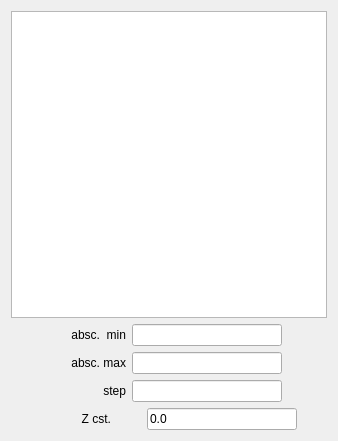
                     <widget class="QWidget" name="scrollAreaWidgetContents_2">
                      <property name="geometry">
                       <rect>
                        <x>0</x>
                        <y>0</y>
                        <width>338</width>
                        <height>441</height>
                       </rect>
                      </property>
                      <layout class="QGridLayout" name="gridLayout_35">
                       <item row="0" column="0">
                        <widget class="QTextEdit" name="Reg2DCurve_function_textEdit">
                         <property name="sizePolicy">
                          <sizepolicy hsizetype="Expanding" vsizetype="MinimumExpanding">
                           <horstretch>0</horstretch>
                           <verstretch>0</verstretch>
                          </sizepolicy>
                         </property>
                        </widget>
                       </item>
                       <item row="1" column="0">
                        <layout class="QGridLayout" name="gridLayout_25">
                         <item row="0" column="0">
                          <layout class="QHBoxLayout" name="horizontalLayout_28">
                           <item>
                            <widget class="QLabel" name="label_regmin_1">
                             <property name="maximumSize">
                              <size>
                               <width>70</width>
                               <height>16777215</height>
                              </size>
                             </property>
                             <property name="toolTip">
                              <string>Minimum value of the Abscissa to plot</string>
                             </property>
                             <property name="layoutDirection">
                              <enum>Qt::LeftToRight</enum>
                             </property>
                             <property name="text">
                              <string>absc.  min</string>
                             </property>
                             <property name="alignment">
                              <set>Qt::AlignRight|Qt::AlignTrailing|Qt::AlignVCenter</set>
                             </property>
                            </widget>
                           </item>
                           <item>
                            <widget class="QLineEdit" name="Reg2DCurve_min">
                             <property name="sizePolicy">
                              <sizepolicy hsizetype="Fixed" vsizetype="Fixed">
                               <horstretch>0</horstretch>
                               <verstretch>0</verstretch>
                              </sizepolicy>
                             </property>
                             <property name="minimumSize">
                              <size>
                               <width>40</width>
                               <height>0</height>
                              </size>
                             </property>
                             <property name="maximumSize">
                              <size>
                               <width>150</width>
                               <height>16777215</height>
                              </size>
                             </property>
                             <property name="text">
                              <string/>
                             </property>
                             <property name="maxLength">
                              <number>32769</number>
                             </property>
                            </widget>
                           </item>
                          </layout>
                         </item>
                         <item row="1" column="0">
                          <layout class="QHBoxLayout" name="horizontalLayout_29">
                           <item>
                            <widget class="QLabel" name="label_regmax_1">
                             <property name="maximumSize">
                              <size>
                               <width>70</width>
                               <height>16777215</height>
                              </size>
                             </property>
                             <property name="toolTip">
                              <string>Maximum value of the Abscissa to plot</string>
                             </property>
                             <property name="layoutDirection">
                              <enum>Qt::LeftToRight</enum>
                             </property>
                             <property name="text">
                              <string>absc. max</string>
                             </property>
                             <property name="alignment">
                              <set>Qt::AlignRight|Qt::AlignTrailing|Qt::AlignVCenter</set>
                             </property>
                            </widget>
                           </item>
                           <item>
                            <widget class="QLineEdit" name="Reg2DCurve_max">
                             <property name="sizePolicy">
                              <sizepolicy hsizetype="Fixed" vsizetype="Fixed">
                               <horstretch>0</horstretch>
                               <verstretch>0</verstretch>
                              </sizepolicy>
                             </property>
                             <property name="minimumSize">
                              <size>
                               <width>40</width>
                               <height>0</height>
                              </size>
                             </property>
                             <property name="maximumSize">
                              <size>
                               <width>150</width>
                               <height>16777215</height>
                              </size>
                             </property>
                             <property name="text">
                              <string/>
                             </property>
                             <property name="maxLength">
                              <number>32769</number>
                             </property>
                            </widget>
                           </item>
                          </layout>
                         </item>
                         <item row="2" column="0">
                          <layout class="QHBoxLayout" name="horizontalLayout_30">
                           <item>
                            <widget class="QLabel" name="label_regstep_1">
                             <property name="maximumSize">
                              <size>
                               <width>70</width>
                               <height>16777215</height>
                              </size>
                             </property>
                             <property name="layoutDirection">
                              <enum>Qt::LeftToRight</enum>
                             </property>
                             <property name="text">
                              <string>step</string>
                             </property>
                             <property name="alignment">
                              <set>Qt::AlignRight|Qt::AlignTrailing|Qt::AlignVCenter</set>
                             </property>
                            </widget>
                           </item>
                           <item>
                            <widget class="QLineEdit" name="Reg2DCurve_step">
                             <property name="sizePolicy">
                              <sizepolicy hsizetype="Fixed" vsizetype="Fixed">
                               <horstretch>0</horstretch>
                               <verstretch>0</verstretch>
                              </sizepolicy>
                             </property>
                             <property name="minimumSize">
                              <size>
                               <width>40</width>
                               <height>0</height>
                              </size>
                             </property>
                             <property name="maximumSize">
                              <size>
                               <width>150</width>
                               <height>16777215</height>
                              </size>
                             </property>
                             <property name="text">
                              <string/>
                             </property>
                             <property name="maxLength">
                              <number>32769</number>
                             </property>
                            </widget>
                           </item>
                          </layout>
                         </item>
                        </layout>
                       </item>
                       <item row="2" column="0">
                        <layout class="QHBoxLayout" name="horizontalLayout_32">
                         <item>
                          <widget class="QLabel" name="label_Reg2DCurve_z">
                           <property name="maximumSize">
                            <size>
                             <width>70</width>
                             <height>16777215</height>
                            </size>
                           </property>
                           <property name="layoutDirection">
                            <enum>Qt::LeftToRight</enum>
                           </property>
                           <property name="text">
                            <string>Z cst.</string>
                           </property>
                           <property name="alignment">
                            <set>Qt::AlignRight|Qt::AlignTrailing|Qt::AlignVCenter</set>
                           </property>
                          </widget>
                         </item>
                         <item>
                          <widget class="QLineEdit" name="Reg2DCurve_z">
                           <property name="sizePolicy">
                            <sizepolicy hsizetype="Fixed" vsizetype="Fixed">
                             <horstretch>0</horstretch>
                             <verstretch>0</verstretch>
                            </sizepolicy>
                           </property>
                           <property name="minimumSize">
                            <size>
                             <width>40</width>
                             <height>0</height>
                            </size>
                           </property>
                           <property name="maximumSize">
                            <size>
                             <width>150</width>
                             <height>16777215</height>
                            </size>
                           </property>
                           <property name="toolTip">
                            <string>The constant coordinate value of the 2D curve</string>
                           </property>
                           <property name="text">
                            <string>0.0</string>
                           </property>
                           <property name="maxLength">
                            <number>32769</number>
                           </property>
                          </widget>
                         </item>
                        </layout>
                       </item>
                      </layout>
                     </widget>
